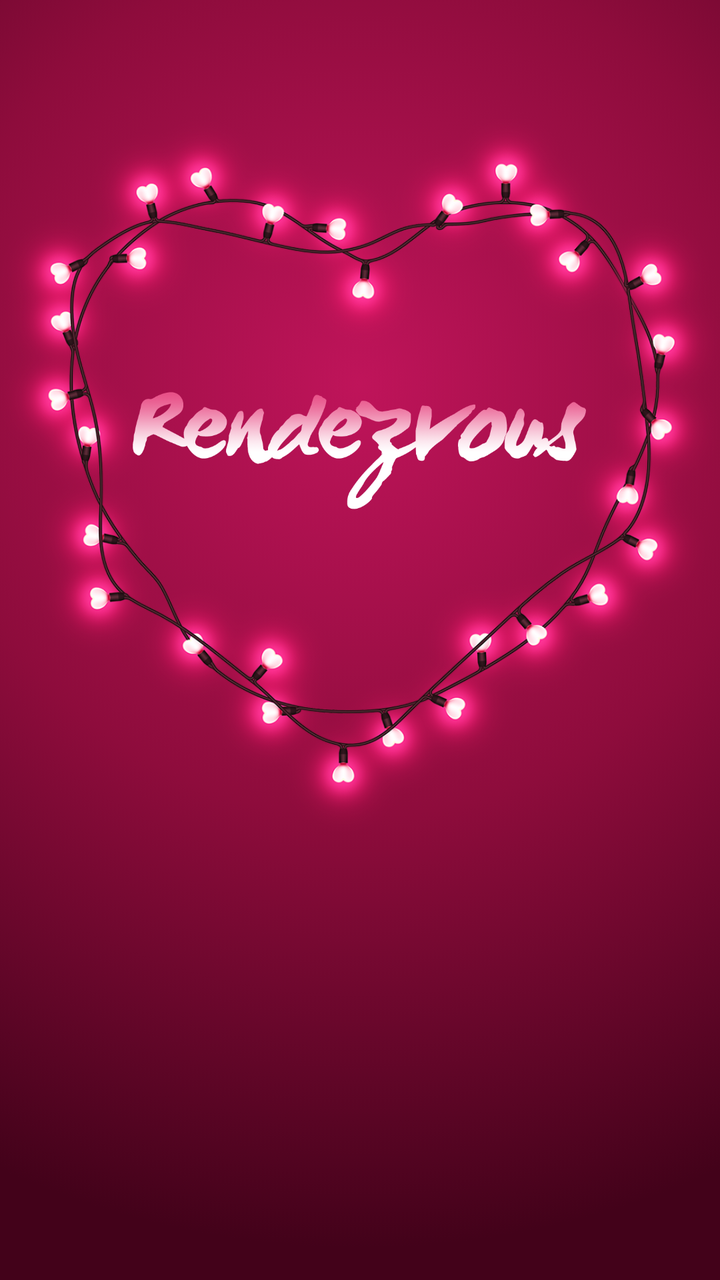
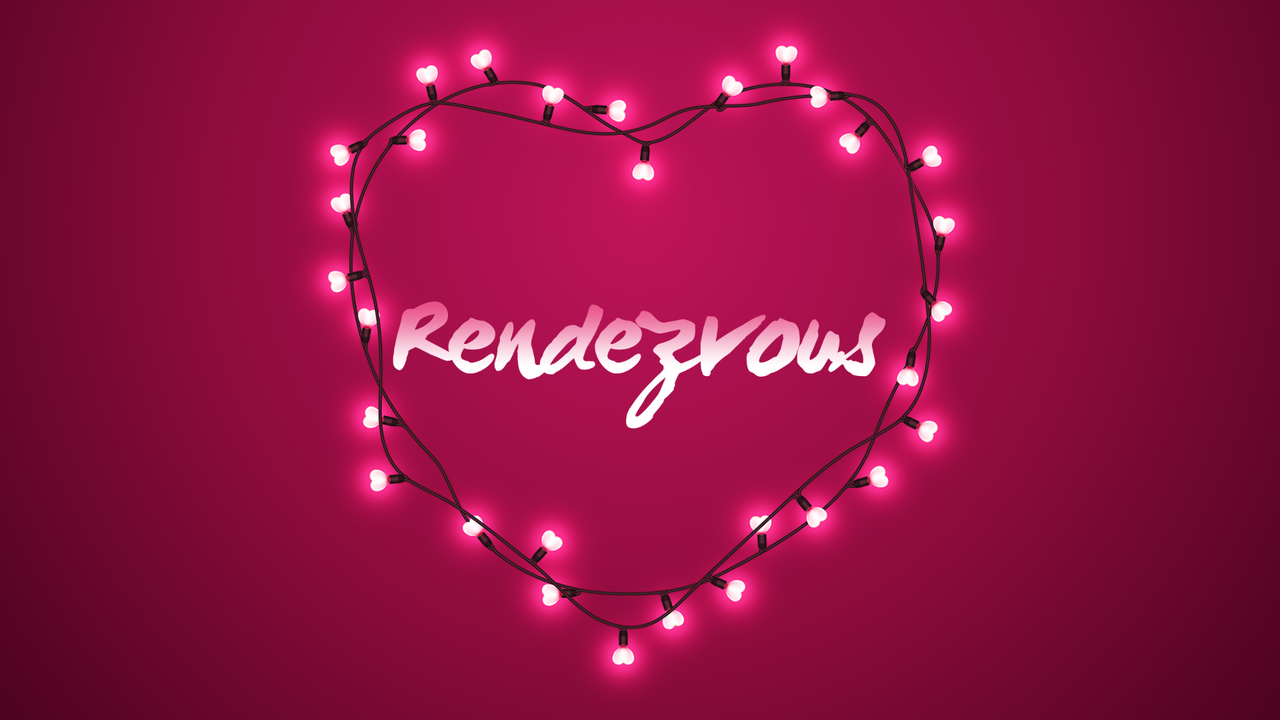

An Android layout and its configuration variant, each rendered on a device that would load it. The default file and the variant file are quoted in full after the pictures.
<!-- AndroidManifest.xml: application theme AppTheme -->
<!-- res/layout/activity_splash.xml -->
<?xml version="1.0" encoding="utf-8"?>
<RelativeLayout xmlns:android="http://schemas.android.com/apk/res/android"
    android:id="@+id/content_layout"
    android:layout_width="match_parent"
    android:layout_height="match_parent"
    android:background="@drawable/splash_gradient">

    <ImageView
        android:id="@+id/imageView"
        android:layout_width="400dp"
        android:layout_height="400dp"
        android:layout_alignParentTop="true"
        android:layout_centerHorizontal="true"
        android:layout_marginTop="39dp"
        android:contentDescription="@string/heart_pic"
        android:src="@drawable/hearts" />

    <ImageView
        android:layout_width="230dp"
        android:layout_height="230dp"
        android:layout_alignTop="@+id/imageView"
        android:layout_centerHorizontal="true"
        android:layout_marginTop="69dp"
        android:contentDescription="@string/logo_icon"
        android:src="@drawable/rend" />

</RelativeLayout>
<!-- resources referenced by this layout -->
<resources>
  <!-- drawable hearts: png bitmap (drawable, 516729 bytes) -->
  <!-- drawable rend: png bitmap (drawable, 45484 bytes) -->
  <!-- drawable splash_gradient (drawable) -->
  <?xml version="1.0" encoding="utf-8"?>
  <selector xmlns:android="http://schemas.android.com/apk/res/android">
      <item>
          <shape>
              <gradient
                  android:centerColor="#8e0c3c"
                  android:centerX="50%"
                  android:centerY="30%"
                  android:endColor="#43021a"
                  android:gradientRadius="120%"
                  android:startColor="#bf145a"
                  android:type="radial"/>
          </shape>
      </item>
  </selector>
  <string name="heart_pic">heart puc</string>
  <string name="logo_icon">logo icon</string>
  <style name="AppTheme" parent="Theme.AppCompat.Light.NoActionBar">
          
          <item name="colorPrimary">@color/colorPrimary</item>
          <item name="colorPrimaryDark">@color/colorPrimaryDark</item>
          <item name="colorAccent">@color/colorAccent</item>
          <item name="android:windowBackground">@color/grey_200</item>
      </style>
  <color name="colorPrimary">#a6154c</color>
  <color name="colorPrimaryDark">#740a32</color>
  <color name="colorAccent">#01d8ff</color>
  <color name="grey_200">#eeeeee</color>
</resources>
<!-- res/layout-land/activity_splash.xml (the repository's variant of the layout above) -->
<!-- drawn on the phone turned sideways -->
<?xml version="1.0" encoding="utf-8"?>
<RelativeLayout xmlns:android="http://schemas.android.com/apk/res/android"
    xmlns:app="http://schemas.android.com/apk/res-auto"
    android:id="@+id/content_layout"
    android:layout_width="match_parent"
    android:layout_height="match_parent"
    android:background="@drawable/splash_gradient">

    <ImageView
        android:id="@+id/imageView2"
        android:layout_width="wrap_content"
        android:layout_height="wrap_content"
        app:srcCompat="@drawable/hearts"
        android:layout_alignParentTop="true"
        android:layout_alignParentLeft="true"
        android:layout_alignParentStart="true" />

    <ImageView
        android:id="@+id/imageView3"
        android:layout_width="250dp"
        android:layout_height="2000dp"
        app:srcCompat="@drawable/rend"
        android:layout_alignParentTop="true"
        android:layout_centerHorizontal="true" />


</RelativeLayout>
<!-- resources referenced by the variant -->
<!-- as the phone turned sideways resolves them -->
<resources>
  <!-- drawable hearts: png bitmap (drawable, 516729 bytes) -->
  <!-- drawable rend: png bitmap (drawable, 45484 bytes) -->
  <!-- drawable splash_gradient (drawable) -->
  <?xml version="1.0" encoding="utf-8"?>
  <selector xmlns:android="http://schemas.android.com/apk/res/android">
      <item>
          <shape>
              <gradient
                  android:centerColor="#8e0c3c"
                  android:centerX="50%"
                  android:centerY="30%"
                  android:endColor="#43021a"
                  android:gradientRadius="120%"
                  android:startColor="#bf145a"
                  android:type="radial"/>
          </shape>
      </item>
  </selector>
  <style name="AppTheme" parent="Theme.AppCompat.Light.NoActionBar">
          
          <item name="colorPrimary">@color/colorPrimary</item>
          <item name="colorPrimaryDark">@color/colorPrimaryDark</item>
          <item name="colorAccent">@color/colorAccent</item>
          <item name="android:windowBackground">@color/grey_200</item>
      </style>
  <color name="colorPrimary">#a6154c</color>
  <color name="colorPrimaryDark">#740a32</color>
  <color name="colorAccent">#01d8ff</color>
  <color name="grey_200">#eeeeee</color>
</resources>
